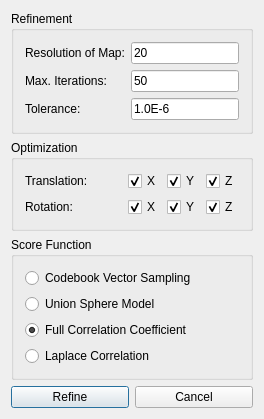
<?xml version="1.0" encoding="UTF-8"?>
<ui version="4.0">
 <class>dlg_refine</class>
 <widget class="QDialog" name="dlg_refine">
  <property name="geometry">
   <rect>
    <x>0</x>
    <y>0</y>
    <width>337</width>
    <height>429</height>
   </rect>
  </property>
  <property name="windowTitle">
   <string>Refine Transform</string>
  </property>
  <layout class="QGridLayout" name="gridLayout_4">
   <property name="sizeConstraint">
    <enum>QLayout::SetFixedSize</enum>
   </property>
   <item row="0" column="0">
    <widget class="QGroupBox" name="groupBox">
     <property name="title">
      <string>Refinement</string>
     </property>
     <layout class="QGridLayout" name="gridLayout">
      <item row="0" column="0">
       <widget class="QLabel" name="textLabel1_2">
        <property name="text">
         <string>Resolution of Map:</string>
        </property>
        <property name="wordWrap">
         <bool>false</bool>
        </property>
       </widget>
      </item>
      <item row="0" column="1">
       <widget class="QLineEdit" name="m_pResolution">
        <property name="text">
         <string>20</string>
        </property>
       </widget>
      </item>
      <item row="1" column="0">
       <widget class="QLabel" name="textLabel1">
        <property name="text">
         <string>Max. Iterations:</string>
        </property>
        <property name="wordWrap">
         <bool>false</bool>
        </property>
       </widget>
      </item>
      <item row="1" column="1">
       <widget class="QLineEdit" name="m_pMaxIter">
        <property name="text">
         <string>50</string>
        </property>
       </widget>
      </item>
      <item row="2" column="0">
       <widget class="QLabel" name="textLabel2">
        <property name="text">
         <string>Tolerance:</string>
        </property>
        <property name="wordWrap">
         <bool>false</bool>
        </property>
       </widget>
      </item>
      <item row="2" column="1">
       <widget class="QLineEdit" name="m_pTolerance">
        <property name="text">
         <string>1.0E-6</string>
        </property>
       </widget>
      </item>
     </layout>
    </widget>
   </item>
   <item row="1" column="0">
    <widget class="QGroupBox" name="groupBox_2">
     <property name="title">
      <string>Optimization</string>
     </property>
     <layout class="QGridLayout" name="gridLayout_2">
      <item row="0" column="0">
       <widget class="QLabel" name="textLabel1_3">
        <property name="text">
         <string>Translation:</string>
        </property>
        <property name="wordWrap">
         <bool>false</bool>
        </property>
       </widget>
      </item>
      <item row="0" column="1">
       <layout class="QHBoxLayout" name="_3">
        <item>
         <widget class="QCheckBox" name="m_pOptTransX">
          <property name="text">
           <string>X</string>
          </property>
          <property name="checked">
           <bool>true</bool>
          </property>
         </widget>
        </item>
        <item>
         <widget class="QCheckBox" name="m_pOptTransY">
          <property name="text">
           <string>Y</string>
          </property>
          <property name="checked">
           <bool>true</bool>
          </property>
         </widget>
        </item>
        <item>
         <widget class="QCheckBox" name="m_pOptTransZ">
          <property name="text">
           <string>Z</string>
          </property>
          <property name="checked">
           <bool>true</bool>
          </property>
         </widget>
        </item>
       </layout>
      </item>
      <item row="1" column="0">
       <widget class="QLabel" name="textLabel1_3_2">
        <property name="text">
         <string>Rotation:</string>
        </property>
        <property name="wordWrap">
         <bool>false</bool>
        </property>
       </widget>
      </item>
      <item row="1" column="1">
       <layout class="QHBoxLayout" name="_2">
        <item>
         <widget class="QCheckBox" name="m_pOptRotX">
          <property name="text">
           <string>X</string>
          </property>
          <property name="checked">
           <bool>true</bool>
          </property>
         </widget>
        </item>
        <item>
         <widget class="QCheckBox" name="m_pOptRotY">
          <property name="text">
           <string>Y</string>
          </property>
          <property name="checked">
           <bool>true</bool>
          </property>
         </widget>
        </item>
        <item>
         <widget class="QCheckBox" name="m_pOptRotZ">
          <property name="text">
           <string>Z</string>
          </property>
          <property name="checked">
           <bool>true</bool>
          </property>
         </widget>
        </item>
       </layout>
      </item>
     </layout>
    </widget>
   </item>
   <item row="2" column="0">
    <widget class="QGroupBox" name="groupBox_3">
     <property name="title">
      <string>Score Function</string>
     </property>
     <layout class="QGridLayout" name="gridLayout_3">
      <item row="0" column="0">
       <widget class="QRadioButton" name="m_pCVSampling">
        <property name="text">
         <string>Codebook Vector Sampling</string>
        </property>
        <property name="checked">
         <bool>false</bool>
        </property>
        <attribute name="buttonGroup">
         <string>buttonGroup</string>
        </attribute>
       </widget>
      </item>
      <item row="1" column="0">
       <widget class="QRadioButton" name="m_pUnionSphere">
        <property name="text">
         <string>Union Sphere Model</string>
        </property>
        <attribute name="buttonGroup">
         <string>buttonGroup</string>
        </attribute>
       </widget>
      </item>
      <item row="2" column="0">
       <widget class="QRadioButton" name="m_pCorrelation">
        <property name="text">
         <string>Full Correlation Coefficient</string>
        </property>
        <property name="checked">
         <bool>true</bool>
        </property>
        <attribute name="buttonGroup">
         <string>buttonGroup</string>
        </attribute>
       </widget>
      </item>
      <item row="3" column="0">
       <widget class="QRadioButton" name="m_pLaplace">
        <property name="text">
         <string>Laplace Correlation</string>
        </property>
        <attribute name="buttonGroup">
         <string>buttonGroup</string>
        </attribute>
       </widget>
      </item>
     </layout>
    </widget>
   </item>
   <item row="3" column="0">
    <layout class="QHBoxLayout">
     <item>
      <widget class="QPushButton" name="m_pOK">
       <property name="text">
        <string>Refine</string>
       </property>
      </widget>
     </item>
     <item>
      <widget class="QPushButton" name="m_pCancel">
       <property name="text">
        <string>Cancel</string>
       </property>
      </widget>
     </item>
    </layout>
   </item>
  </layout>
 </widget>
 <layoutdefault spacing="6" margin="11"/>
 <pixmapfunction>qPixmapFromMimeSource</pixmapfunction>
 <tabstops>
  <tabstop>m_pOK</tabstop>
  <tabstop>m_pCancel</tabstop>
 </tabstops>
 <resources/>
 <connections>
  <connection>
   <sender>m_pOK</sender>
   <signal>clicked()</signal>
   <receiver>dlg_refine</receiver>
   <slot>accept()</slot>
   <hints>
    <hint type="sourcelabel">
     <x>20</x>
     <y>20</y>
    </hint>
    <hint type="destinationlabel">
     <x>20</x>
     <y>20</y>
    </hint>
   </hints>
  </connection>
  <connection>
   <sender>m_pCancel</sender>
   <signal>clicked()</signal>
   <receiver>dlg_refine</receiver>
   <slot>reject()</slot>
   <hints>
    <hint type="sourcelabel">
     <x>20</x>
     <y>20</y>
    </hint>
    <hint type="destinationlabel">
     <x>20</x>
     <y>20</y>
    </hint>
   </hints>
  </connection>
 </connections>
 <buttongroups>
  <buttongroup name="buttonGroup"/>
 </buttongroups>
</ui>
